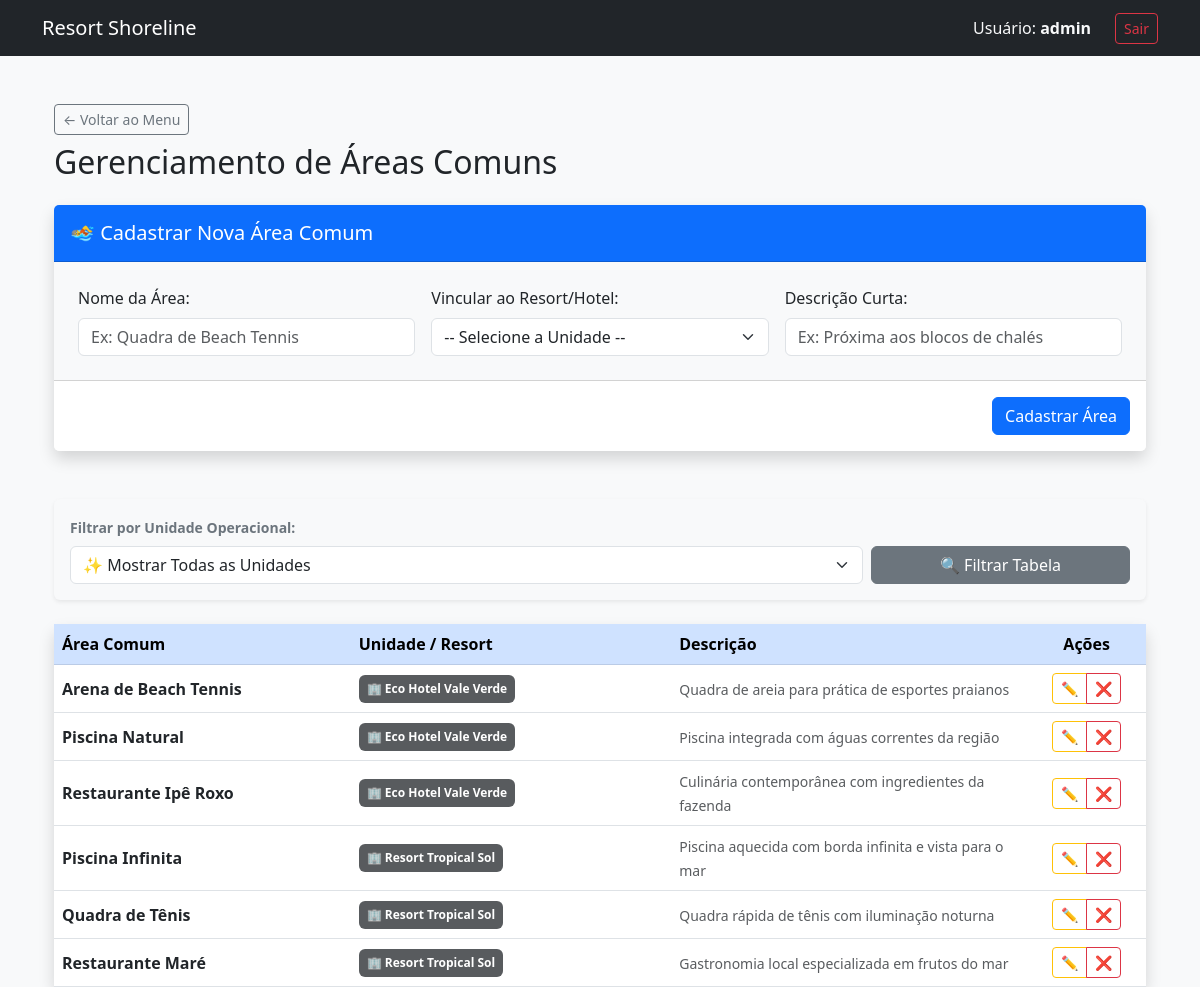
/gerencia_areas.php (signed in), run on the app's committed database.
### tables this page shows
CREATE TABLE areas (
	id INT AUTO_INCREMENT PRIMARY KEY,
	nome VARCHAR(100) NOT NULL,
	descricao VARCHAR(300) NOT NULL,
	cod_unid INT NOT NULL
);

CREATE TABLE unidades (
	id INT AUTO_INCREMENT PRIMARY KEY,
	nome VARCHAR(100) NOT NULL,
	loc VARCHAR(500) NOT NULL
);

### gerencia_areas.php (the view, shortened to what this page needs)
<?php
include 'conexao.php';
$area_editando = null;
$area_deletando = null;
$unidade_filtrada = isset($_GET['unidade_filtro']) ? $_GET['unidade_filtro'] : "";
if (!empty($unidade_filtrada)) {
    $sql_areas = "SELECT a.*, u.nome AS nome_unidade
                  FROM areas a
                  INNER JOIN unidades u ON a.cod_unid = u.id
                  WHERE a.cod_unid = :cod_unid
                  ORDER BY a.nome ASC";
    $stmt_lista = $conexao->prepare($sql_areas);
    $stmt_lista->bindParam(':cod_unid', $unidade_filtrada);
} else {
    $sql_areas = "SELECT a.*, u.nome AS nome_unidade
                  FROM areas a
                  INNER JOIN unidades u ON a.cod_unid = u.id
                  ORDER BY u.nome ASC, a.nome ASC";
    $stmt_lista = $conexao->prepare($sql_areas);
}
$stmt_lista->execute();
$areas_comuns = $stmt_lista->fetchAll(PDO::FETCH_ASSOC);
include 'header.php';
?>
<div class="container mt-5">
    <div class="mb-4">
        <a href="index.php" class="btn btn-outline-secondary btn-sm mb-2">← Voltar ao Menu</a>
        <h1 class="h2 text-dark">Gerenciamento de Áreas Comuns</h1>
    </div>
    <?php if (!$area_editando && !$area_deletando): ?>
        <div class="card shadow border-0 mb-5">
            <div class="card-header bg-primary text-white p-3">
                <h5 class="mb-0">🏊 Cadastrar Nova Área Comum</h5>
            </div>
            <form method="POST">
                <div class="card-body p-4 bg-light">
                    <div class="row g-3">
                        <div class="col-md-4">
                            <label class="form-label fw-medium">Nome da Área:</label>
                            <input type="text" name="nome" class="form-control" placeholder="Ex: Quadra de Beach Tennis" required>
                        </div>
                        <div class="col-md-4">
                            <label class="form-label fw-medium">Vincular ao Resort/Hotel:</label>
                            <select name="cod_unid" class="form-select" required>
                                <option value="">-- Selecione a Unidade --</option>
                            </select>
                        </div>
                        <div class="col-md-4">
                            <label class="form-label fw-medium">Descrição Curta:</label>
                            <input type="text" name="descricao" class="form-control" placeholder="Ex: Próxima aos blocos de chalés" required>
                        </div>
                    </div>
                </div>
                <div class="card-footer bg-white text-end p-3">
                    <button type="submit" class="btn btn-primary">Cadastrar Área</button>
                </div>
            </form>
        </div>
    <?php endif; ?>
    <div class="card shadow-sm border-0 mb-4 bg-light">
        <div class="card-body">
            <form method="GET" class="row g-2 align-items-end">
                <div class="col-md-9">
                    <label class="form-label small fw-bold text-secondary">Filtrar por Unidade Operacional:</label>
                    <select name="unidade_filtro" class="form-select">
                        <option value="">✨ Mostrar Todas as Unidades</option>
                    </select>
                </div>
                <div class="col-md-3">
                    <button type="submit" class="btn btn-secondary w-100">🔍 Filtrar Tabela</button>
                </div>
            </form>
        </div>
    </div>
    <div class="card shadow border-0">
        <div class="table-responsive">
            <table class="table table-hover align-middle mb-0">
                <thead class="table-primary text-white">
                    <tr>
                        <th width="25%">Área Comum</th>
                        <th width="27%">Unidade / Resort</th>
                        <th width="30%">Descrição</th>
                        <th width="10%" class="text-center">Ações</th>
                    </tr>
                </thead>
                <tbody>
                    <?php if (count($areas_comuns) > 0): ?>
                        <?php foreach ($areas_comuns as $area): ?>
                            <tr class="<?php echo ($area_editando && $area_editando['id'] == $area['id']) ? 'table-warning' : ''; ?>">
                                <td><strong><?php echo htmlspecialchars($area['nome']); ?></strong></td>
                                <td><span class="badge bg-dark bg-opacity-75 p-2">🏢 <?php echo htmlspecialchars($area['nome_unidade']); ?></span></td>
                                <td><small class="text-muted"><?php echo htmlspecialchars($area['descricao']); ?></small></td>
                                <td class="text-center">
                                    <div class="btn-group btn-group-sm">
                                        <a href="gerencia_areas.php?editar=<?php echo $area['id']; ?>&unidade_filtro=<?php echo $unidade_filtrada; ?>"
                                           class="btn btn-sm btn-outline-warning text-dark"
                                           title="Editar Área">
                                            ✏️
                                        </a>
                                        <a href="gerencia_areas.php?solicitar_exclusao=<?php echo $area['id']; ?>"
                                           class="btn btn-sm btn-outline-danger"
                                           title="Excluir Área">
                                            ❌
                                        </a>
                                    </div>
                                </td>
                            </tr>
                        <?php endforeach; ?>
                    <?php else: ?>
                        <tr>
                            <td colspan="5" class="text-center text-muted py-4">Nenhuma área comum cadastrada para esta unidade até o momento.</td>
                        </tr>
                    <?php endif; ?>
                </tbody>
            </table>
        </div>
    </div>
</div>

### data on the page
areas: nome "Arena de Beach Tennis", cod_unid.nome "Eco Hotel Vale Verde", descricao "Quadra de areia para prática de esportes praianos"
areas: nome "Piscina Natural", cod_unid.nome "Eco Hotel Vale Verde", descricao "Piscina integrada com águas correntes da região"
areas: nome "Restaurante Ipê Roxo", cod_unid.nome "Eco Hotel Vale Verde", descricao "Culinária contemporânea com ingredientes da fazenda"
areas: nome "Piscina Infinita", cod_unid.nome "Resort Tropical Sol", descricao "Piscina aquecida com borda infinita e vista para o mar"
areas: nome "Quadra de Tênis", cod_unid.nome "Resort Tropical Sol", descricao "Quadra rápida de tênis com iluminação noturna"
areas: nome "Restaurante Maré", cod_unid.nome "Resort Tropical Sol", descricao "Gastronomia local especializada em frutos do mar"

### other printed values
$_SESSION["usuario_nome"] "admin"
